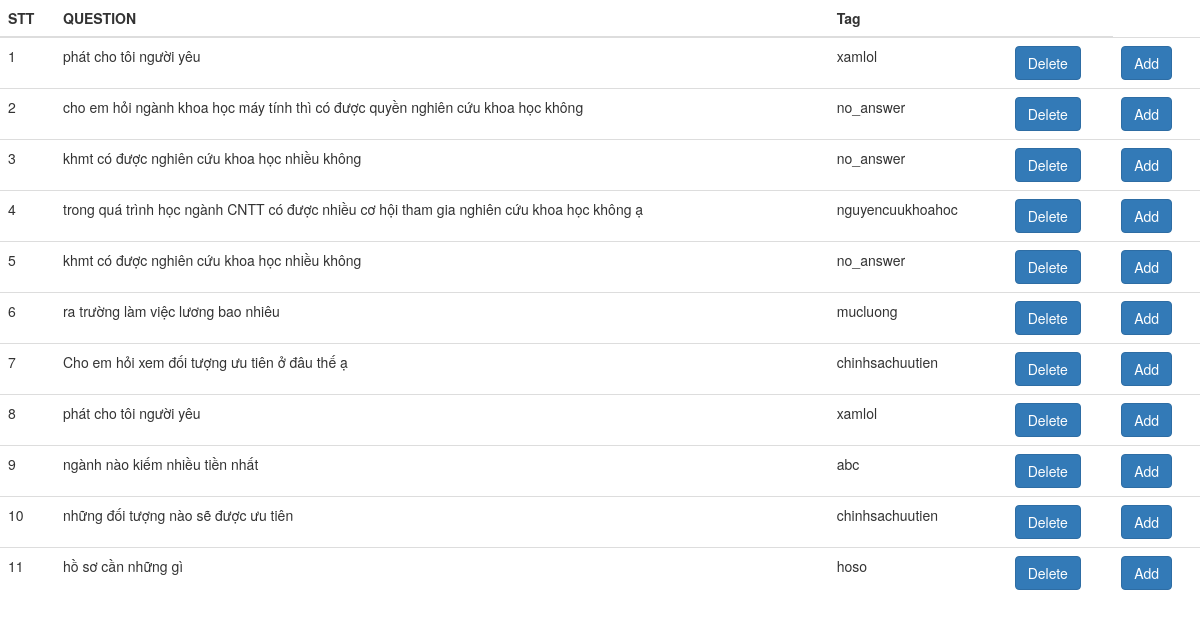
The app's page /sql with its own data.
### tables this page shows
CREATE TABLE users (
  id INTEGER PRIMARY KEY AUTOINCREMENT,
  question TEXT NOT NULL,
  tag TEXT NOT NULL
);

### test4.py (the view)
@app.route("/sql")
def my_sql():
    connection = Mysql.create_connection("sm_app.sqlite")
    select_users = "SELECT * from users"
    rows=Mysql.execute_read_query(connection, select_users)
    return render_template("index.html",rows = rows)

### Mysql.py (called while the page is built)
def create_connection(path):
    connection = None
    try:
        connection = sqlite3.connect(path)
        print("Connection to SQLite DB successful")
    except Error as e:
        print(f"The error '{e}' occurred")
    return connection

def execute_read_query(connection, query):
    cursor = connection.cursor()
    result = None
    try:
        cursor.execute(query)
        connection.commit()
        result = cursor.fetchall()
        return result
    except Error as e:
        print(f"The error '{e}' occurred")

### templates/index.html (shortened to what this page needs)
<!DOCTYPE html>
<html>
<head>
    <link href="http://netdna.bootstrapcdn.com/bootstrap/3.3.6/css/bootstrap.min.css" rel="stylesheet">
</head>
<body>
  <table class="table">
  <thead>
    <tr>
      <th scope="col">STT</th>
      <th scope="col">QUESTION</th>
      <th scope="col">Tag</th>
      <th scope="col"></th>
    </tr>
  </thead>
  <tbody>
    {% for row in rows %}
           <tr>
             <td>{{row[0]}}</td>
              <td>{{row[1]}}</td>
              <td>{{row[2]}}</td>
             <td>  <a href="\detele\{{row[0]}}" class="btn btn-primary stretched-link">Delete</a></td>
              <td>  <a href="\add_question\{{row[1]}}" class="btn btn-primary stretched-link">Add</a></td>
           </tr>
        {% endfor %}
  </tbody>
</table>
</body>
</html>

### records on screen
users: id "1", question "phát cho tôi người yêu", tag "xamlol"
users: id "2", question "cho em hỏi ngành khoa học máy tính thì có được quyền nghiên cứu khoa học không", tag "no_answer"
users: id "3", question "khmt có được nghiên cứu khoa học nhiều không", tag "no_answer"
users: id "4", question "trong quá trình học ngành CNTT có được nhiều cơ hội tham gia nghiên cứu khoa học không ạ", tag "nguyencuukhoahoc"
users: id "5", question "khmt có được nghiên cứu khoa học nhiều không", tag "no_answer"
users: id "6", question "ra trường làm việc lương bao nhiêu", tag "mucluong"
users: id "7", question "Cho em hỏi xem đối tượng ưu tiên ở đâu thế ạ", tag "chinhsachuutien"
users: id "8", question "phát cho tôi người yêu", tag "xamlol"
users: id "9", question "ngành nào kiếm nhiều tiền nhất", tag "abc"
users: id "10", question "những đối tượng nào sẽ được ưu tiên", tag "chinhsachuutien"
users: id "11", question "hồ sơ cần những gì", tag "hoso"
